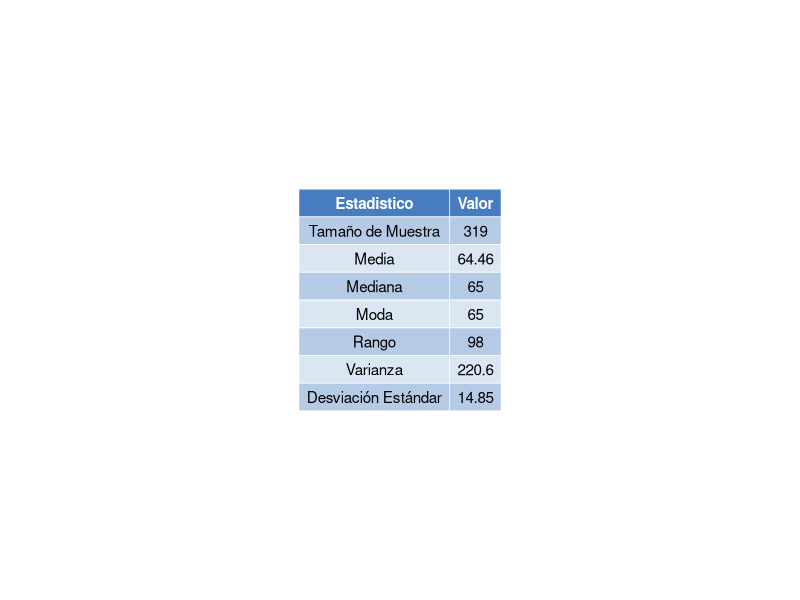
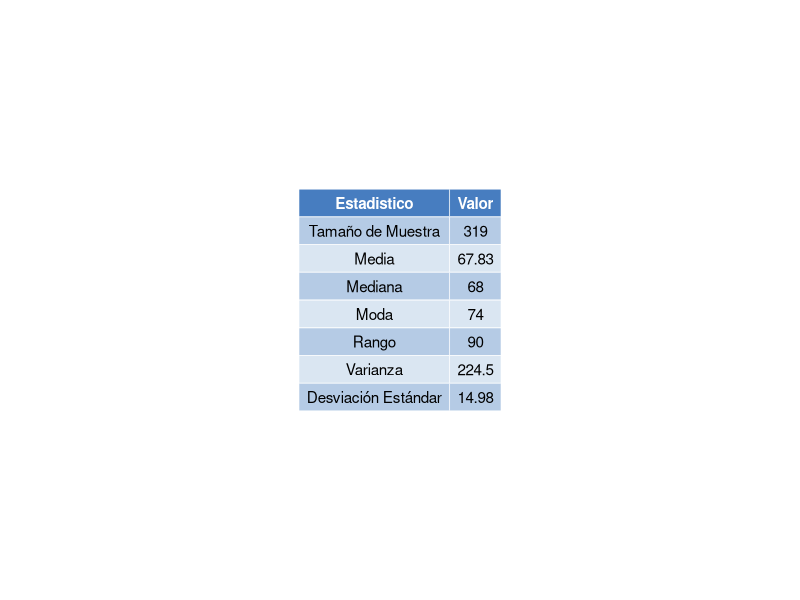
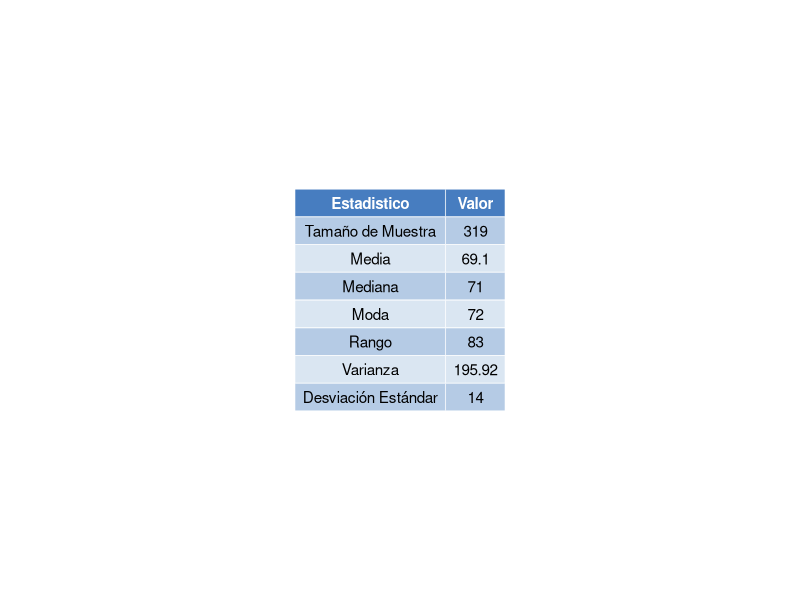
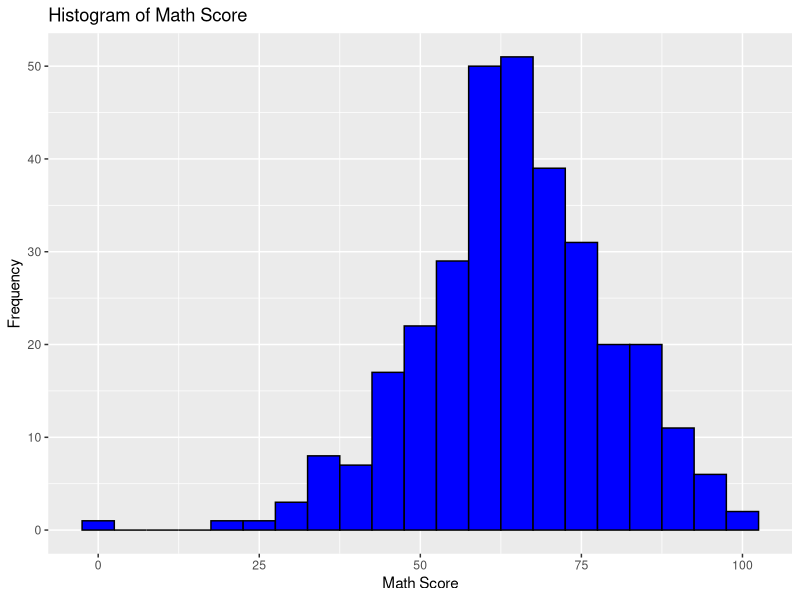
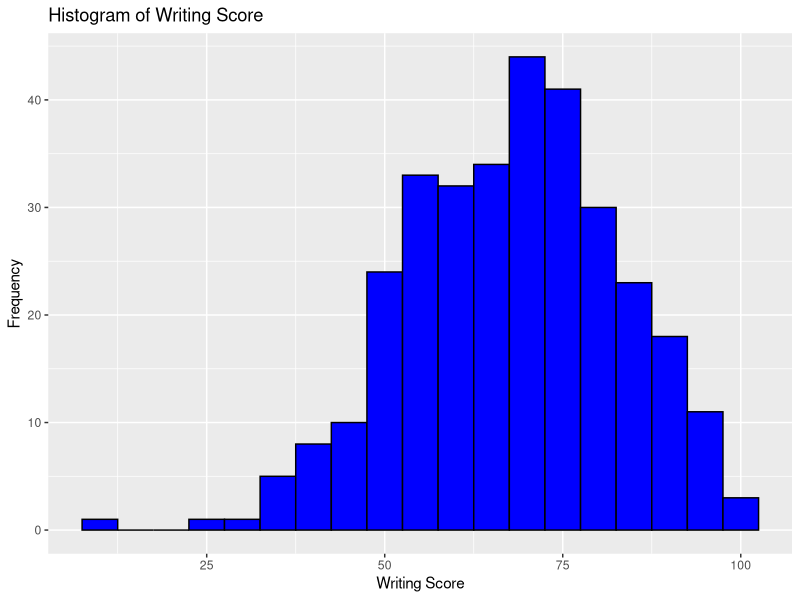
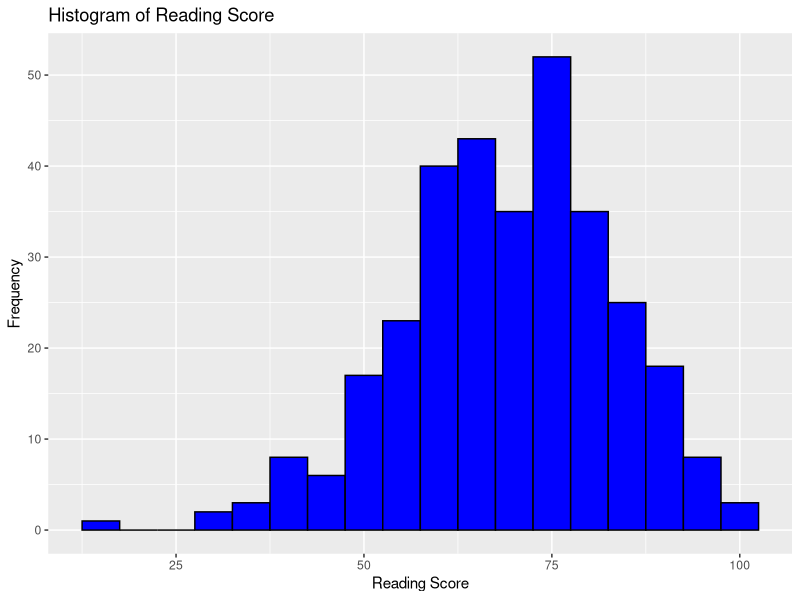
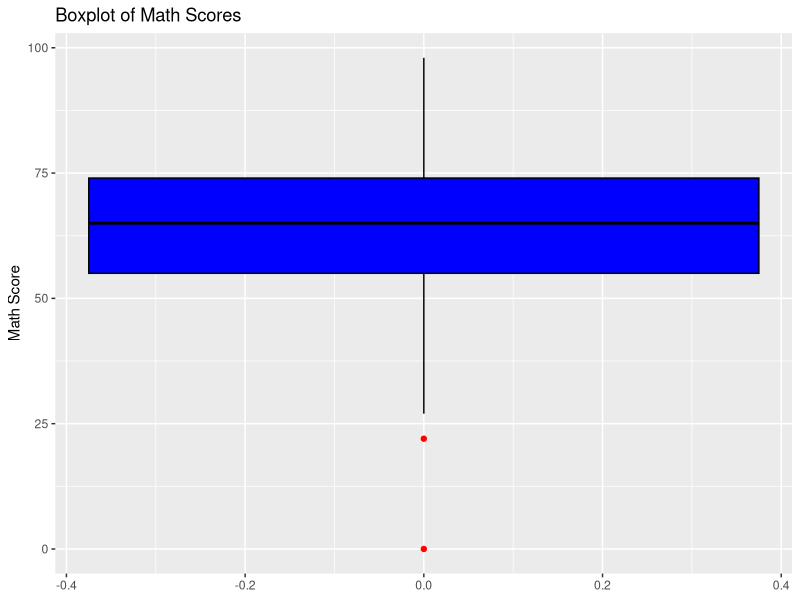
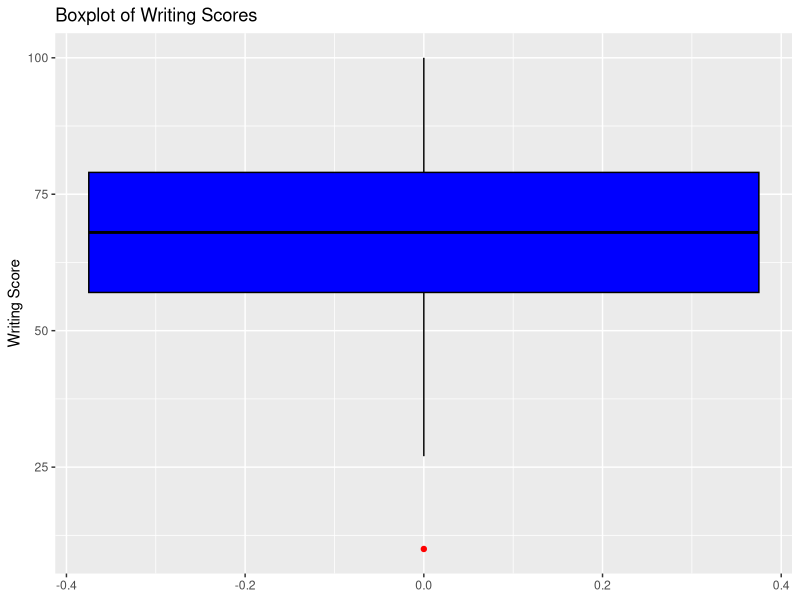

Write the R code that produced these figures, in order.
library(dplyr)
library(ggplot2)
library(ggpubr)


get_mode <- function(v) {
  uniqv <- unique(v)
  uniqv[which.max(tabulate(match(v, uniqv)))]
}

calculate_statistics <- function(score_column) {

  size_muestra <- format(nrow(muestra_grupo_c), nsmall = 0)
  average <- round(mean(score_column, na.rm = TRUE), 2)
  variance <- round(var(score_column, na.rm = TRUE), 2)
  range_values <- range(score_column, na.rm = TRUE)
  range_value <- round(diff(range_values), 2)
  mode_value <- round(get_mode(score_column), 2)
  std_dev <- round(sd(score_column, na.rm = TRUE), 2)
  median_value <- round(median(score_column, na.rm = TRUE), 2)
  
  return(c(size_muestra, average, median_value,  mode_value, range_value,variance, std_dev))
}

make_table <- function(column_names, stats_columns) {
  return (data.frame(
  Statistic = column_names,
  Stats_Column = stats_columns
))
}

change_table_names <- function(table) {
  names(table) <- c("Estadistico", "Valor")
  return(table)
}

make_table_plot<-function(table, table_path){
table_plot <- ggtexttable(table, rows = NULL, theme = ttheme("mBlue"))
ggsave(table_path, plot = table_plot, width = 6, height = 4)  
}


make_histogram_plot <- function(data, score_column, binwidth = 5, fill_color = "blue", 
                                      border_color = "black", title, x_label, y_label = "Frequency", 
                                      file_path, width = 6, height = 4) {
  histogram_plot <- ggplot(data, aes_string(x = score_column)) +
    geom_histogram(binwidth = binwidth, fill = fill_color, color = border_color) +
    labs(title = title, x = x_label, y = y_label)
  
  ggsave(file_path, plot = histogram_plot, width = width, height = height)
}

make_box_plot <- function(data, score_column, fill_color = "blue", 
                          border_color = "black", title = NULL, 
                          y_label = NULL, file_path, 
                          outlier_color = "red", width = 4, height = 6) {
  
  # Check if the score_column exists in the data
  if (!score_column %in% names(data)) {
    stop(paste("Column", score_column, "not found in the data"))
  }
  
  # Set default labels if not provided
  if (is.null(title)) {
    title <- paste("Boxplot of", score_column)
  }
  if (is.null(y_label)) {
    y_label <- score_column
  }
  
  # Create the boxplot using ggplot2
  box_plot <- ggplot(data, aes_string(y = score_column)) +
    geom_boxplot(fill = fill_color, color = border_color, outlier.color = outlier_color) +
    labs(title = title, y = y_label)
  
  # Save the boxplot to the specified file path
  ggsave(file_path, plot = box_plot, width = width, height = height)
}


# Load the CSV file
data <- read.csv("StudentsPerformance.csv")
head(data)

muestra_grupo_c <- data %>%
  select(race_ethnicity, math_score, reading_score, writing_score) %>%
  filter(race_ethnicity == "group C")


math_stats <- calculate_statistics(muestra_grupo_c$math_score)
reading_stats <- calculate_statistics(muestra_grupo_c$reading_score)
writing_stats <- calculate_statistics(muestra_grupo_c$writing_score)

column_names <- c("Tamaño de Muestra", "Media", "Mediana","Moda","Rango",  "Varianza",  "Desviación Estándar")

math_table <- make_table(column_names, math_stats) %>% change_table_names()
writing_table <- make_table(column_names, writing_stats)%>% change_table_names()
reading_table <- make_table(column_names, reading_stats)%>% change_table_names()



make_table_plot(math_table,"objective3/descriptive_analysis/group_c/images/math_table_plot.png")
make_table_plot(writing_table,"objective3/descriptive_analysis/group_c/images/writing_table_plot.png")
make_table_plot(reading_table,"objective3/descriptive_analysis/group_c/images/reading_table_plot.png")



make_histogram_plot(
  data = muestra_grupo_c,
  score_column = "math_score",
  binwidth = 5,
  fill_color = "blue",
  border_color = "black",
  title = "Histogram of Math Score",
  x_label = "Math Score",
  file_path = "objective3/descriptive_analysis/group_c/images/math_hist_plot.png"
)

make_histogram_plot(
  data = muestra_grupo_c,
  score_column = "writing_score",
  binwidth = 5,
  fill_color = "blue",
  border_color = "black",
  title = "Histogram of Writing Score",
  x_label = "Writing Score",
  file_path = "objective3/descriptive_analysis/group_c/images/writing_hist_plot.png"
)

make_histogram_plot(
  data = muestra_grupo_c,
  score_column = "reading_score",
  binwidth = 5,
  fill_color = "blue",
  border_color = "black",
  title = "Histogram of Reading Score",
  x_label = "Reading Score",
  file_path = "objective3/descriptive_analysis/group_c/images/reading_hist_plot.png"
)


make_box_plot(
  data = muestra_grupo_c,
  score_column = "math_score",
  fill_color = "blue",
  border_color = "black",
  title = "Boxplot of Math Scores",
  y_label = "Math Score",
  file_path = "objective3/descriptive_analysis/group_c/images/math_box_plot.png",
  outlier_color = "red",
  width = 4,
  height = 6  
)
make_box_plot(
  data = muestra_grupo_c,
  score_column = "writing_score",
  fill_color = "blue",
  border_color = "black",
  title = "Boxplot of Writing Scores",
  y_label = "Writing Score",
  file_path = "objective3/descriptive_analysis/group_c/images/writing_box_plot.png",
  outlier_color = "red",
  width = 4,
  height = 6  
)
make_box_plot(
  data = muestra_grupo_c,
  score_column = "reading_score",
  fill_color = "blue",
  border_color = "black",
  title = "Boxplot of Reading Scores",
  y_label = "Reading Score",
  file_path = "objective3/descriptive_analysis/group_c/images/reading_box_plot.png",
  outlier_color = "red",
  width = 4,
  height = 6  
)

